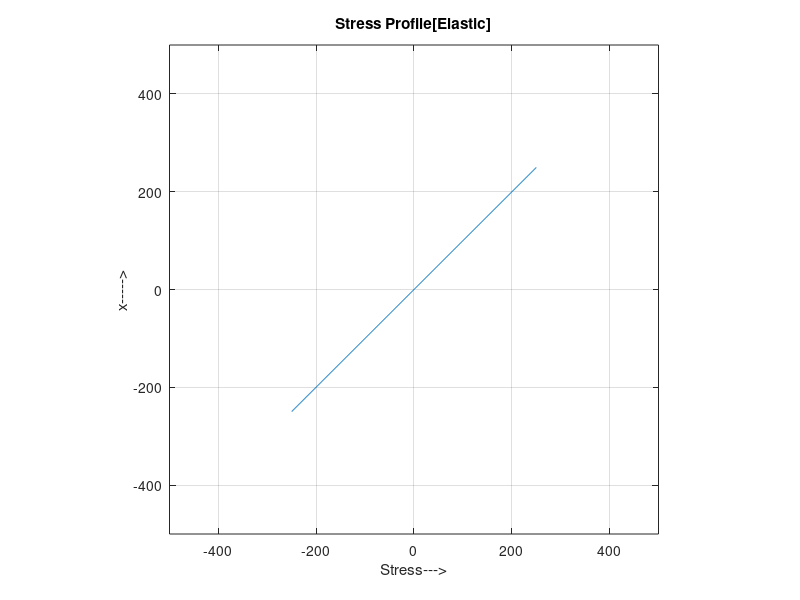
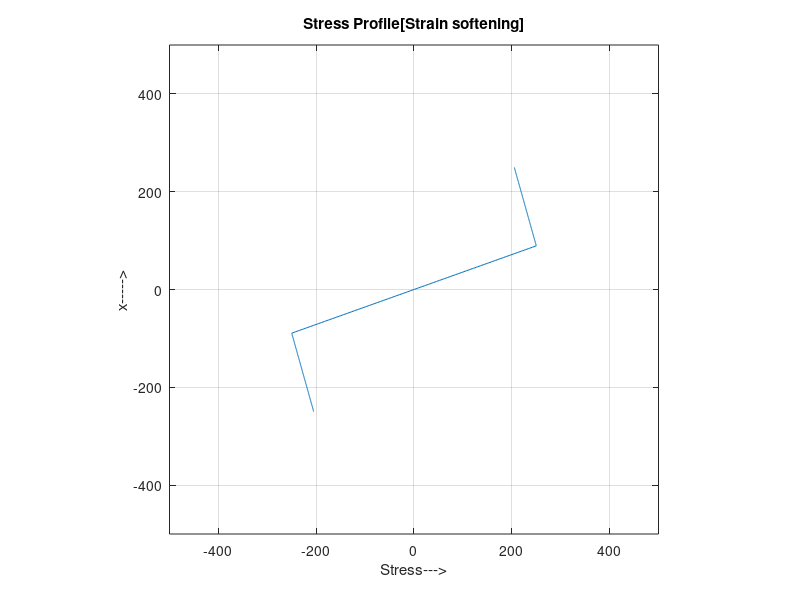
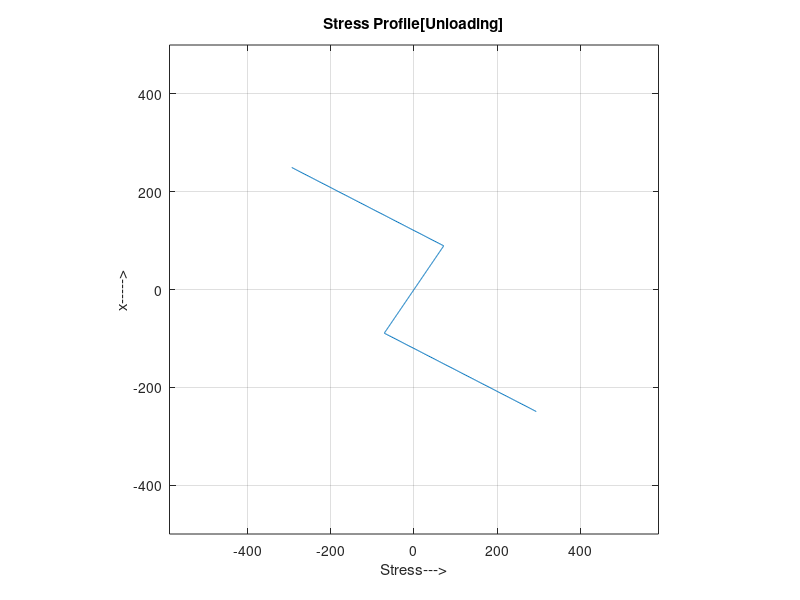
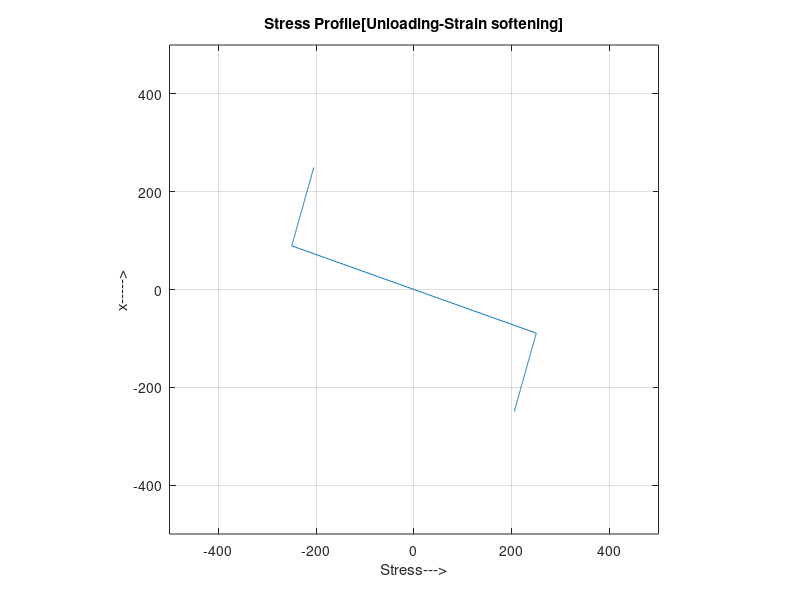

MATLAB code to generate these figures, in order:
%%Strain softening homogenous

%%Input
%Geometry(Rectangular)
b=200;        %mm
d=500;        %mm
N=500;        %No. of disretized strips along depth
d_phi=1e-8;  %Delta phi, mm^-1
%Material model
E=2e5;        %Young's Modulus N/mm2
sig_y=250;    %Yield stress:   Mpa
e_y=sig_y/E;  %Yield strain
s_ratio=0.1;  %Strain softening ratio E_soft=-E*s_ratio
E_soft=-E*s_ratio;
e_max=0.0035; %Maximum strain after which unloading occurs
%kinematic softening 

%%Initializing M-phi curve array values
%At each step we will increse phi and calculate M and store at
%Moment[counter] and Curvature[counter], then counter++
counter=1;
curr_phi=0;
Moment=zeros(100000,1);
Curvature=zeros(100000,1);

%Dicretizing the section along depth
Fiber_dist=zeros(N,1);
Fiber_dist(1,1)=d/(2*N);
Fiber_depth=(d/N);
for i=2:length(Fiber_dist)
    Fiber_dist(i,1)=Fiber_dist(i-1,1)+Fiber_depth;
end
Fiber_dist=Fiber_dist-(d/2);   %Distances from neutral axis

Strain=zeros(N,1);      %Strain along depth
Stress=zeros(N,1);      %Stress along depth

%Case-1: Elastic region, e<e_y
e=curr_phi*(d/2); %Strain in extreme fiber
while(e<=e_y)
    %Calculate strains
    Strain=curr_phi.*Fiber_dist;
    Stress=E*Strain;
    Moment(counter,1)=sum(Stress.*Fiber_dist*b*Fiber_depth*1e-6);
    Curvature(counter,1)=curr_phi;
    curr_phi=curr_phi+d_phi;
    e=curr_phi*(d/2);
    counter=counter+1;
    
end
figure();
plot(Stress,Fiber_dist);
xlabel("Stress--->")
ylabel("x----->")
title("Stress Profile[Elastic]")
axis ( [-2*max(Stress) 2*max(Stress) -d d] )
grid on;
axis square;


%Case-2: Strain softening, e_y<e<e_max
e=curr_phi*(d/2); %Strain in extreme fiber
while(e<=e_max)
    %Calculate strains
    Strain=curr_phi.*Fiber_dist;
    for k=1:length(Strain)
        if(-e_y<Strain(k) && Strain(k)<e_y)
            Stress(k)=E*Strain(k);
        elseif(Strain(k)>e_y)
            Stress(k)=sig_y-s_ratio*E*(Strain(k)-e_y);
        elseif(Strain(k)<-e_y)
            Stress(k)=-sig_y-s_ratio*E*(Strain(k)+e_y);
        end
    end

    Moment(counter,1)=sum(Stress.*Fiber_dist*b*Fiber_depth*1e-6);
    Curvature(counter,1)=curr_phi;
    curr_phi=curr_phi+d_phi;
    e=curr_phi*(d/2);
    counter=counter+1;
    
end
figure();
plot(Stress,Fiber_dist);
xlabel("Stress--->")
ylabel("x----->")
title("Stress Profile[Strain softening]")
axis ( [-2*max(Stress) 2*max(Stress) -d d] )
grid on;
axis square;

Soft_lim_Strain=Strain; %Store strain in memory for unloading softening
for j=1:length(Soft_lim_Strain)
    if(Soft_lim_Strain(j)>e_y)
        Soft_lim_Strain(j)=Soft_lim_Strain(j)-2*e_y;
    elseif(Soft_lim_Strain(j)>0)
        Soft_lim_Strain(j)=-e_y;
    elseif(Soft_lim_Strain(j)>-e_y)
        Soft_lim_Strain(j)=e_y;
    else
        Soft_lim_Strain(j)=Soft_lim_Strain(j)+2*e_y;
    end
end

%Case-3: Elastic Unloading , e_max-2*e_y<e
curr_phi=curr_phi-d_phi; 
e=curr_phi*(d/2); %Strain in extreme fiber
d_strain=d_phi.*Fiber_dist;
while(e_max-2*e_y<e)
    %Calculate delta strains
    Strain=Strain-d_strain;  %Reduce strains
    Stress=Stress-E*d_strain; %Remove elastic stress
    Moment(counter,1)=sum(Stress.*Fiber_dist*b*Fiber_depth*1e-6);
    Curvature(counter,1)=curr_phi; %Add curvature
    curr_phi=curr_phi-d_phi;
    e=curr_phi*(d/2);
    counter=counter+1;
    
end
figure();
plot(Stress,Fiber_dist);
xlabel("Stress--->")
ylabel("x----->")
title("Stress Profile[Unloading]")
axis ( [-2*max(Stress) 2*max(Stress) -d d] )
grid on;
axis square;


%Case-4: Strain softening Unloading , 0<e
curr_phi=curr_phi-d_phi; 
e=curr_phi*(d/2); %Strain in extreme fiber
d_strain=d_phi.*Fiber_dist;

while(-e_max<e)
  
    %Calculate delta strains
    Strain=Strain-d_strain;  %Reduce strains
    %Add strain softening stress
    for k=1:length(Strain)
    if(d_strain(k)>0)
        if(Strain(k)-Soft_lim_Strain(k)>0)
            Stress(k)=Stress(k)-E*d_strain(k);
        else
            Stress(k)=Stress(k)+s_ratio*E*d_strain(k);
        end
    else
        if(Strain(k)-Soft_lim_Strain(k)<0)
            Stress(k)=Stress(k)-E*d_strain(k);
        else
            Stress(k)=Stress(k)+s_ratio*E*d_strain(k);
        end

    end
    end

    Moment(counter,1)=sum(Stress.*Fiber_dist*b*Fiber_depth*1e-6);
    Curvature(counter,1)=curr_phi; %Add curvature
    curr_phi=curr_phi-d_phi;
    e=curr_phi*(d/2);
    counter=counter+1;
    
end

figure();
plot(Stress,Fiber_dist);
xlabel("Stress--->")
ylabel("x----->")
title("Stress Profile[Unloading-Strain softening]")
axis ( [-2*max(Stress) 2*max(Stress) -d d] )
grid on;
axis square;


%Case-5: Elastic Reloading , -e_max<e
curr_phi=curr_phi-d_phi; 
e=curr_phi*(d/2); %Strain in extreme fiber
d_strain=d_phi.*Fiber_dist;

while(e<-e_max+2*e_y)
    %Calculate delta strains
    Strain=Strain-d_strain;  %Reduce strains
    Stress=Stress+E*d_strain;
    Moment(counter,1)=sum(Stress.*Fiber_dist*b*Fiber_depth*1e-6);
    Curvature(counter,1)=curr_phi; %Add curvature
    curr_phi=curr_phi+d_phi;
    e=curr_phi*(d/2);
    counter=counter+1;
    
end
figure();
plot(Stress,Fiber_dist);
xlabel("Stress--->")
ylabel("x----->")
title("Stress Profile[Elastic Reloading]")
axis ( [-2*max(Stress) 2*max(Stress) -d d] )
grid on;
axis square;


figure;
plot(Curvature(1:counter-1),Moment(1:counter-1));
xlabel("Curvature--->")
ylabel("Moment(kN/m)----->")
title("M-phi curve")
